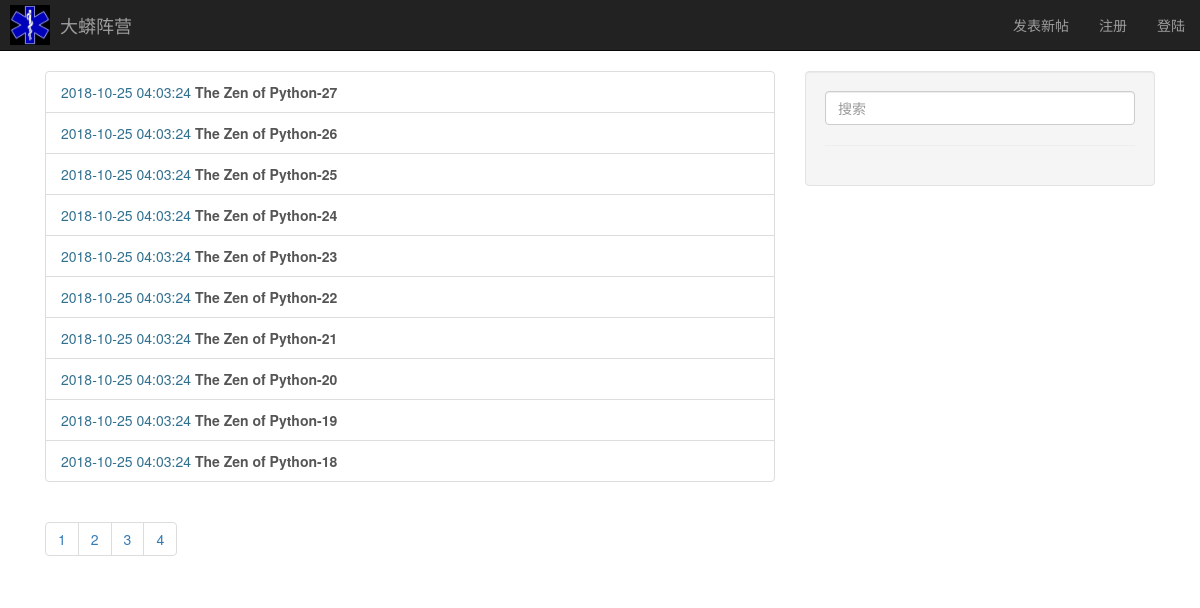
Page /post/list/?page=2 on the committed database.
### bbs/models.py (models this page shows)
class Post(models.Model):
    title = models.CharField(max_length=64)
    created = models.DateTimeField(auto_now_add=True)
    content = models.TextField()

### bbs/views.py (the view)
# urls.py: url(r'^post/list/', post_view.post_list),
def post_list(request):
    page = int(request.GET.get('page',1)) # 当前页码
    per_page = 10 # 每页显示的文章数
    start = (page - 1) * per_page # 开始的文章
    end = start + per_page
    posts = Post.objects.all().order_by('-id')[start:end]
    total = Post.objects.count() # 总文章数
    pages = ceil(total / per_page) # 总页数
    return render(request, 'post_list.html', {'posts': posts, 'pages': range(pages)})

### templates/post_list.html
{% extends "base.html" %}
{% block container %}
    <div class="list-group">
        {% for post in posts %}
        <a class="list-group-item" href="/post/read/?post_id={{post.id}}">
            <span class="text-info">{{post.created | date:"Y-m-d H:i:s"}}</span>
            <strong>{{post.title}}</strong>
        </a>
        {% endfor %}
    </div>
    <nav aria-label="Page navigation">
        <ul class="pagination">
            {% for n in pages %}
            <li><a href="/post/list/?page={{forloop.counter}}">{{forloop.counter}}</a></li>
            {% endfor %}
        </ul>
    </nav>
{% endblock %}

### rows in the picture
Post: created "2018-10-25 04:03:24", title "The Zen of Python-27"
Post: created "2018-10-25 04:03:24", title "The Zen of Python-26"
Post: created "2018-10-25 04:03:24", title "The Zen of Python-25"
Post: created "2018-10-25 04:03:24", title "The Zen of Python-24"
Post: created "2018-10-25 04:03:24", title "The Zen of Python-23"
Post: created "2018-10-25 04:03:24", title "The Zen of Python-22"
Post: created "2018-10-25 04:03:24", title "The Zen of Python-21"
Post: created "2018-10-25 04:03:24", title "The Zen of Python-20"
Post: created "2018-10-25 04:03:24", title "The Zen of Python-19"
Post: created "2018-10-25 04:03:24", title "The Zen of Python-18"
